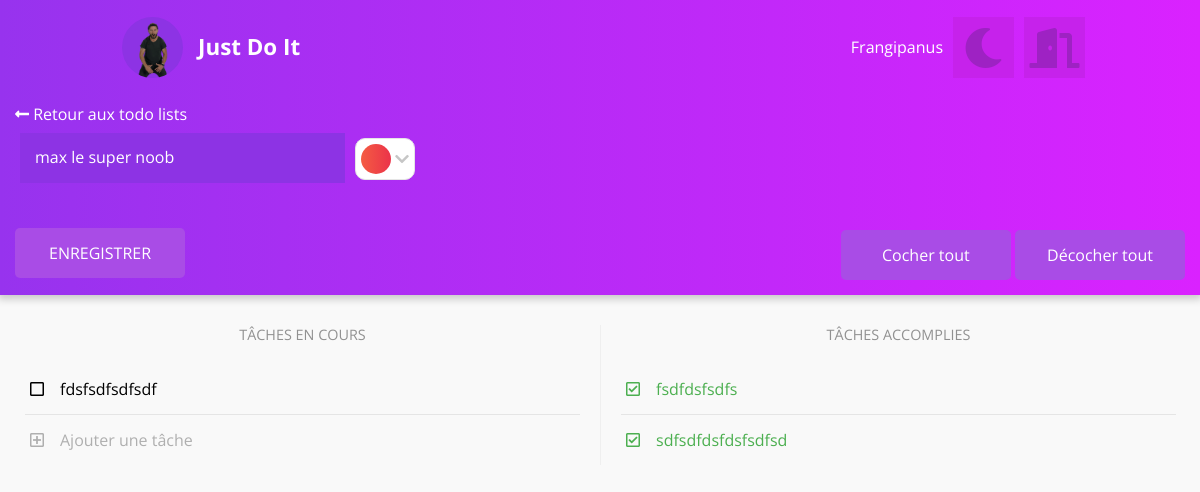
Page /view_todo_list.php?list_id=54 (signed in) on the committed database.
### tables this page shows
CREATE TABLE IF NOT EXISTS `todo_lists` (
  `list_id` int(11) NOT NULL AUTO_INCREMENT,
  `user_id` int(11) NOT NULL,
  `name` varchar(32) NOT NULL,
  `color` varchar(255) NOT NULL,
  PRIMARY KEY (`list_id`),
  KEY `user_id` (`user_id`)
);

CREATE TABLE IF NOT EXISTS `tasks` (
  `task_id` int(11) NOT NULL AUTO_INCREMENT,
  `user_id` int(11) NOT NULL,
  `list_id` int(11) NOT NULL,
  `name` varchar(32) NOT NULL,
  `status` tinyint(1) NOT NULL DEFAULT 0,
  PRIMARY KEY (`task_id`),
  KEY `list_id` (`list_id`),
  KEY `user_id` (`user_id`)
);

### classes/Tasks.php (called while the page is built, shortened)
<?php
class Tasks {
    private $_db;
    public function __construct(PDO $db) {
        $this->_db = $db;
    }
    public function get($user_id, $list_id, $type = "") {
        $sql = 'SELECT task_id, name, status FROM tasks WHERE list_id = :list_id';
        $vars = ["list_id" => (int) $list_id];
        if ($type == "ongoing") {
            $sql .= ' && status = :status';
            $vars["status"] = 0;
        } else if ($type == "finished") {
            $sql .= ' && status = :status';
            $vars["status"] = 1;
        }
        $sql .= " ORDER BY list_id";
        return PDOFactory::sendQuery($this->_db, $sql, $vars);
    }
}

### classes/PDOFactory.php (called while the page is built, shortened)
<?php
abstract class PDOFactory {
    public static function sendQuery($db, $sql, $vars = [], $return = true) {
        $query = $db->prepare($sql);
        $result = [];
        foreach ($vars as $name => $value) {
            if      (is_int($value))    $type = PDO::PARAM_INT;
            elseif  (is_bool($value))   $type = PDO::PARAM_BOOL;
            else                        $type = PDO::PARAM_STR;
            $query->bindValue(":$name", $value, $type);
        }
        $query->execute();
        if ($return) while ($d = $query->fetch(PDO::FETCH_ASSOC)) { $result[] = $d; }
        if ($return) return $result;
    }
}

### view_todo_list.php (called while the page is built, shortened)
<?php
require_once "./init.php";
$list_id = (isset($_GET["list_id"]) && !empty($_GET["list_id"])) ? $_GET["list_id"] : null;
$list_name = "";
$ongoing_task_html = "";
$finished_task_html = "";
if (!$list_id) {
    if (!isset($_GET["error"]) OR empty($_GET["error"]))
        $_GET["error"] = TODO_LIST_NOT_FOUND;
}
else {
    $TodoListManager = new TodoLists($db);
    $todo_list = $TodoListManager->get($_SESSION["user_id"], $list_id);
    if (!$todo_list) {
        $_GET["error"] = TODO_LIST_NOT_FOUND;
    } else {
        $todo_list = $todo_list[0];
        $list_name = htmlspecialchars($todo_list["name"]);
        require_once "./php/tasks/getOngoing.php";
        require_once "./php/tasks/getFinished.php";
    }
}
$errorsSuccessMsg = getErrorsSuccess();
require_once "./views/view_todo_list_v.php";

### init.php (called while the page is built, shortened)
<?php
function getErrorsSuccess() {
        ?>
        <?php
    $errorsSuccessMsg = ob_get_contents();
    return $errorsSuccessMsg;
}

### classes/TodoLists.php (called while the page is built, shortened)
<?php
class TodoLists {
    private $_db;
    public function __construct(PDO $db) {
        $this->_db = $db;
    }
    public function get($user_id, $list_id) {
        return PDOFactory::sendQuery(
            $this->_db,
            'SELECT name, color FROM todo_lists WHERE list_id = :list_id',
            ["list_id" => (int) $list_id]
        );
    }
}

### php/tasks/getFinished.php (the view, shortened to what this page needs)
<?php
$TasksManager = new Tasks($db);
$list_tasks = $TasksManager->get($_SESSION["user_id"], $list_id, "finished");
$list_tasks_count = count($list_tasks);
$tasks_count = 0;
$finished_task_html = "";
foreach ($list_tasks as $task) {
    $task_id = $task["task_id"];
    $task_name = htmlspecialchars($task["name"]);
    $task_status = $task["status"];
    $HTMLid = "l" . $list_id . "t" . $task_id;
    $class = $tasks_count + 1 == $list_tasks_count ? "task noBottomMargin" : "task";
    $finished_task_html .= '<li class="'.$class.'" data-task-id="'.$task_id.'" data-task-status="'.$task_status.'">
                                <div class="tDeleteContainer finished">
                                    <i class="fas fa-trash"></i>
                                </div>
                                <input type="checkbox" id="'.$HTMLid.'" checked/>
                                <label for="'.$HTMLid.'">'.$task_name.'</label>
                            </li>';
    $tasks_count++;
}

### php/tasks/getOngoing.php (shortened to what this page needs)
<?php
$TasksManager = new Tasks($db);
$list_tasks = $TasksManager->get($_SESSION["user_id"], $list_id, "ongoing");
$ongoing_task_html = "";
foreach ($list_tasks as $task) {
    $task_id = $task["task_id"];
    $task_name = htmlspecialchars($task["name"]);
    $task_status = $task["status"];
    $HTMLid = "l" . $list_id . "t" . $task_id;
    $ongoing_task_html .= '<li class="task" data-task-id="'.$task_id.'" data-task-status="'.$task_status.'">
                                <div class="tDeleteContainer ongoing">
                                    <i class="fas fa-trash"></i>
                                </div>
                                <input type="checkbox" id="'.$HTMLid.'"/>
                                <label for="'.$HTMLid.'">'.$task_name.'</label>
                           </li>';
}
$ongoing_task_html .= '<li class="task addTask noBottomMargin">
                            <input type="checkbox" id="addTask">
                            <label for="addTask">Ajouter une t&acirc;che</label>
                       </li>';

### views/view_todo_list_v.php (shortened to what this page needs)
<!DOCTYPE html>
<html lang="fr">
    <head>
        <?php include_once(ROOT."/views/models/head.php"); ?>
    </head>
    <body>
        <?php $classes = "noShadow noFixed"; include_once(ROOT."/views/models/header.php"); ?>
        <div id="todoListContainer" class="maxHeight noPadding">
            <div id="todoListEditHead">
                <div id="todoListEdit">
                    <a href="./index.php"><i class="fas fa-long-arrow-alt-left"></i> Retour aux todo lists</a>
                    <form action="./php/todoLists/update.php" method="POST" class="noUpperMargin <?php if($errorsSuccessMsg) echo 'errorMsgAbove'?>">
                        <div class="field double">
                            <label for="tName"></label>
                            <input type="text" id="tName" class="noBackground" name="name" placeholder=" " value="<?= $list_name ?>" minlength="1" maxlength="32" onkeydown="this.setCustomValidity('');" required/>
                            <div id="colorSelector">
                                <div id="cSButton">
                                    <div id="arrow">
                                        <i class="fas fa-chevron-down"></i>
                                    </div>
                                </div>
                                <div id="cSOptions">
                                    <div class="cSOption">
                                    </div>
                                    <div class="cSOption">
                                    </div>
                                    <div class="cSOption">
                                    </div>
                                    <div class="cSOption">
                                    </div>
                                    <div class="cSOption">
                                    </div>
                                    <div class="cSOption">
                                    </div>
                                    <div class="cSOption">
                                    </div>
                                    <div class="cSOption">
                                    </div>
                                    <div class="cSOption">
                                    </div>
                                    <div class="cSOption">
                                    </div>
                                </div>
                            </div>
                        </div>
                        <input type="submit" value="ENREGISTRER">
                    </form>
                </div>
                <div id="tasksButtons">
                    <div id="tasksButtonsWrapper">
                        <button id="checkAllTasks">Cocher tout</button>
                        <button id="uncheckAllTasks">D&eacute;cocher tout</button>
                    </div>
                </div>
            </div>
            <div id="taskViewer">
                <div id="tVOngoing">
                    <div class="tVHead">
                        <span>T&acirc;ches en cours</span>
                    </div>
                    <div class="tVBody">
                        <ul class="taskContainer">
                            <?= $ongoing_task_html ?>
                        </ul>
                    </div>
                </div>
                <div id="tVFinished">
                    <div class="tVHead">
                        <span>T&acirc;ches accomplies</span>
                    </div>
                    <div class="tVBody">
                        <ul class="taskContainer">
                            <?= $finished_task_html ?>
                        </ul>
                    </div>
                </div>
            </div>
        </div>
    </body>
</html>

### rows in the picture
todo_lists: name "max le super noob"
tasks: name "fdsfsdfsdfsdf"
tasks: name "fsdfdsfsdfs"
tasks: name "sdfsdfdsfdsfsdfsd"

### other values in the picture
$_SESSION["username"] "Frangipanus"
